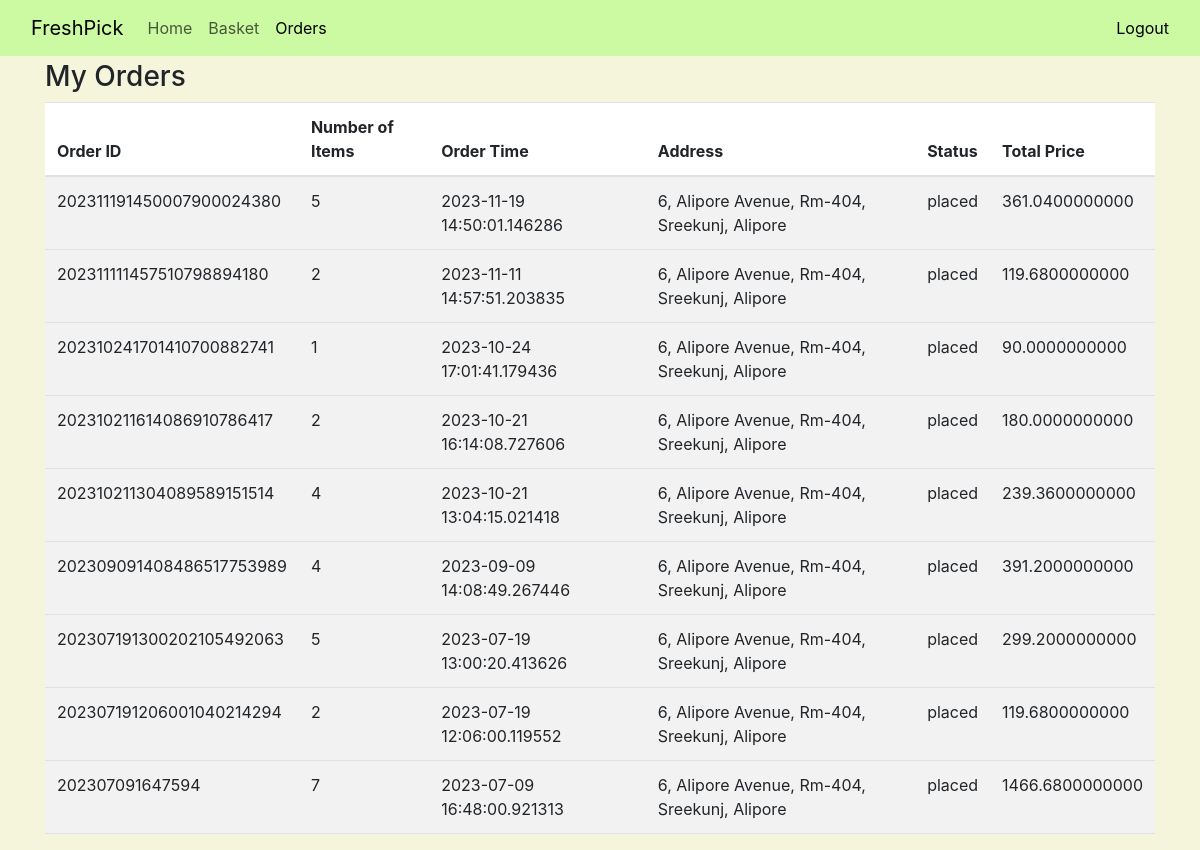
/orders (signed in), run on the app's committed database.
### application/models.py (models this page shows)
class Orders(db.Model):
    __tablename__ = 'orders'
    item_id =  db.Column(db.Integer,  primary_key=True)
    user_name = db.Column(db.String, db.ForeignKey("user.user_name"),nullable=False )
    product_id = db.Column(db.Integer,db.ForeignKey("product.product_id"), nullable=False)
    qty = db.Column(db.Integer, nullable=False)
    order_price = db.Column(db.Numeric, nullable=False )#price per unit
    order_id = db.Column(db.String, nullable=False)
    status = db.Column(db.String, nullable=False, default="P")#P=Placed, D=Delivered
    address = db.Column(db.String, nullable=False)
    contact_no = db.Column(db.String, nullable=False)
    created_at = db.Column(db.DateTime, default=datetime.now)
    product = db.relationship("Product",  uselist=False)
    total_price = db.Column(db.Numeric, nullable=False )

### main.py (the view)
@app.route('/orders', methods=['GET'])
@login_required
def orders():
    print("Inside orders")
    print("Logged in user:: ",current_user.first_name)
    if request.method == "GET":
        query = Orders.query.filter(Orders.user_name==current_user.user_name)
        query = query.order_by(Orders.created_at.desc())  # Sorting by created date (descending)
        myOrders = query.all()
        orderDataAll = {}
        def getItemObj(order):
            item = {}
            item['item_id'] = order.item_id
            item['name'] = order.product.product_name
            item['qty'] = order.qty
            item['price_per_unit'] = order.order_price
            item['total_price'] = order.total_price
            return item
        for order in myOrders:
            orderId = order.order_id
            if orderId not in orderDataAll:
                orderData = {}
                orderData['created_at'] = order.created_at
                orderData['address'] = order.address
                orderData['total_qty'] = order.qty
                orderData['total_price'] = order.total_price
                status = order.status
                if(status == "P"):
                    status = "placed"
                elif(status == "D"):
                    status = "delivered"
                orderData['status'] = status
                orderData['itemList'] = []
                orderData['itemList'].append(getItemObj(order))
                orderDataAll[orderId] = orderData
            else:
                orderDataAll[orderId]['total_qty'] += order.qty
                orderDataAll[orderId]['total_price'] += order.total_price
                orderDataAll[orderId]['itemList'].append(getItemObj(order))
        noData = False
        if(len(orderDataAll) == 0):
            noData = True
        print("orderData: ",orderDataAll)
        return render_template('orders.html', noData=noData, orderDataAll=orderDataAll)

### main.py (called while the page is built)
@login_manager.user_loader
def load_user(user_name):
    return User.query.get(user_name)

### templates/orders.html (shortened to what this page needs)
<!DOCTYPE html>
<html lang="en">
  <head>
    <link
      href="https://cdn.jsdelivr.net/npm/bootstrap@5.3.0-alpha3/dist/css/bootstrap.min.css"
      rel="stylesheet"
    />
    <link
      rel="stylesheet"
      href="https://maxcdn.bootstrapcdn.com/bootstrap/4.5.2/css/bootstrap.min.css"
    />
    <link
      rel="stylesheet"
      href="https://cdnjs.cloudflare.com/ajax/libs/bootstrap-slider/11.0.2/css/bootstrap-slider.min.css"
    />
  </head>
  <body>
    <nav
      class="navbar navbar-expand-lg fixed-top"
      style="background-color: #cbfaa2"
    >
      <div class="container-fluid">
        <a class="navbar-brand" href="#">FreshPick</a>
        <div class="collapse navbar-collapse" id="navbarText">
          <ul class="navbar-nav me-auto mb-2 mb-lg-0">
            <li class="nav-item">
              <a class="nav-link" aria-current="page" href="/home">Home</a>
            </li>
            <li class="nav-item">
              <a class="nav-link" href="/basket">Basket</a>
            </li>
            <li class="nav-item">
              <a class="nav-link active" href="/orders">Orders</a>
            </li>
          </ul>
          <span class="navbar-text">
            <a href="{{ url_for('logout') }}">Logout</a>
          </span>
        </div>
      </div>
    </nav>
    <div class="container" style="margin-top: 60px">
      <h3>My Orders</h3>
      <table class="table table-striped">
        <thead>
          <tr style="background-color: yellowgreen; color: white">
            <th>Order ID</th>
            <th>Number of Items</th>
            <th>Order Time</th>
            <th>Address</th>
            <th>Status</th>
            <th>Total Price</th>
          </tr>
        </thead>
        <tbody>
          {% for orderId in orderDataAll %}
          <tr
            data-toggle="collapse"
            data-target="#items-{{orderId}}"
            class="clickable-row"
          >
            <td>{{orderId}}</td>
            <td>{{orderDataAll[orderId].total_qty}}</td>
            <td>{{orderDataAll[orderId].created_at}}</td>
            <td>{{orderDataAll[orderId].address}}</td>
            <td>{{orderDataAll[orderId].status}}</td>
            <td>{{orderDataAll[orderId].total_price}}</td>
          </tr>
          {% endfor %}
        </tbody>
      </table>
    </div>
  </body>
</html>

### templates/orders.html (style rules this page uses)
body { background-color: beige; }

### data on the page
Orders: order "202311191450007900024380", orderDataAll "5", order+created_at "2023-11-19 14:50:01.146286", address "6, Alipore Avenue, Rm-404, Sreekunj, Alipore", orderDataAll "placed", order "361.0400000000"
Orders: order "202311111457510798894180", qty "2", order+created_at "2023-11-11 14:57:51.203835", address "6, Alipore Avenue, Rm-404, Sreekunj, Alipore", orderDataAll "placed", order+total_price "119.6800000000"
Orders: order "202310241701410700882741", orderDataAll "1", order+created_at "2023-10-24 17:01:41.179436", address "6, Alipore Avenue, Rm-404, Sreekunj, Alipore", orderDataAll "placed", order+total_price "90.0000000000"
Orders: order "202310211614086910786417", qty "2", order+created_at "2023-10-21 16:14:08.727606", address "6, Alipore Avenue, Rm-404, Sreekunj, Alipore", orderDataAll "placed", order+total_price "180.0000000000"
Orders: order "202310211304089589151514", qty "4", order+created_at "2023-10-21 13:04:15.021418", address "6, Alipore Avenue, Rm-404, Sreekunj, Alipore", orderDataAll "placed", order+total_price "239.3600000000"
Orders: order "202309091408486517753989", orderDataAll "4", order+created_at "2023-09-09 14:08:49.267446", address "6, Alipore Avenue, Rm-404, Sreekunj, Alipore", orderDataAll "placed", order "391.2000000000"
Orders: order "202307191300202105492063", orderDataAll "5", order+created_at "2023-07-19 13:00:20.413626", address "6, Alipore Avenue, Rm-404, Sreekunj, Alipore", orderDataAll "placed", order+total_price "299.2000000000"
Orders: order "202307191206001040214294", qty "2", order+created_at "2023-07-19 12:06:00.119552", address "6, Alipore Avenue, Rm-404, Sreekunj, Alipore", orderDataAll "placed", order+total_price "119.6800000000"
Orders: order "202307091647594", orderDataAll "7", order+created_at "2023-07-09 16:48:00.921313", address "6, Alipore Avenue, Rm-404, Sreekunj, Alipore", orderDataAll "placed", order "1466.6800000000"
